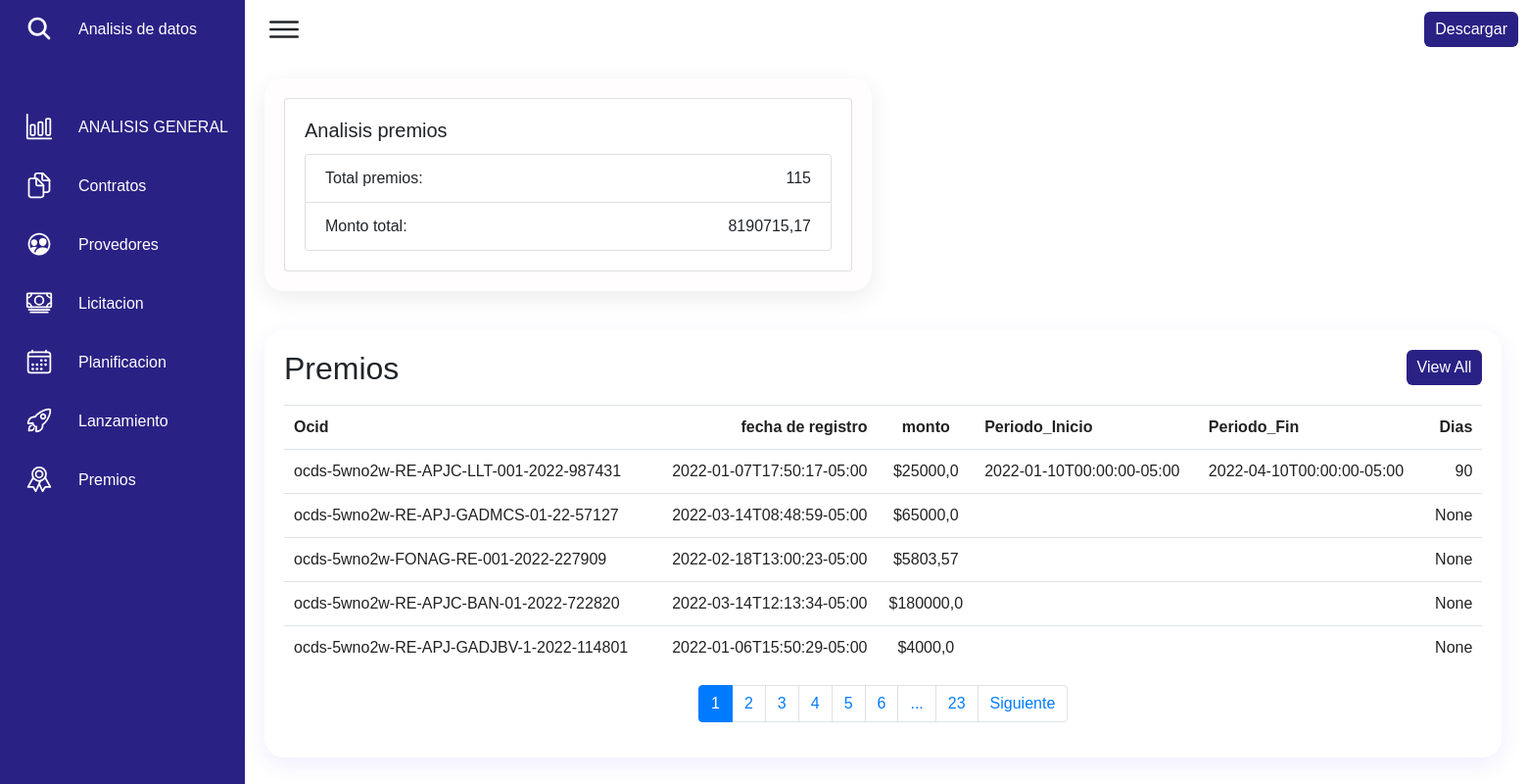
Page /premio on the committed database.
### cuerpo/models.py (models this page shows, shortened)
class Premios(models.Model):
    ocid = models.CharField(max_length=600, null=True)
    release_id = models.CharField(max_length=600, null=True)
    id = models.CharField(primary_key=True, max_length=600 )
    title = models.CharField(max_length=600, null=True)
    description = models.CharField(max_length=600, null=True)
    status = models.CharField(max_length=600, null=True)
    date = models.CharField(max_length=600, null=True)
    amount = models.FloatField(null=True)
    currency = models.CharField(max_length=20, null=True)
    correctedValue_amount = models.CharField(max_length=20, null=True)
    correctedValue_currency = models.CharField(max_length=20, null=True)
    enteredValue_amount = models.CharField(max_length=20, null=True)
    enteredValue_currency =  models.CharField(max_length=20, null=True)
    contractPeriod_startDate =models.CharField(max_length=600, null=True, blank=True)
    contractPeriod_endDate = models.CharField(max_length=600,null=True, blank=True)
    contractPeriod_maxExtentDate = models.CharField(max_length=600,null=True)
    contractPeriod_durationInDays = models.IntegerField(null=True, blank=True)

### cuerpo/views.py (the view)
# urls.py: path('premio', views.premio, name='premio'),
def premio(request):
    todo = Premios.objects.all()
    total_pre = todo.count()
    t_monto = todo.aggregate(total=Sum('amount'))['total']
    page = request.GET.get('page', 1)
    try:
        paginator = Paginator(todo, 5)
        todo = paginator.page(page)
    except:
        raise Http404
    prem = {'todo': todo, 'entity':todo, 'paginator': paginator, 'total_pre':total_pre, 't_monto':t_monto}
    return render(request, 'premio.html', prem)

### cuerpo/templates/premio.html (shortened to what this page needs)
<!DOCTYPE html>
{% load static %}
<html lang="en">
{% block head %}
    <link rel="stylesheet" href="https://cdn.jsdelivr.net/npm/bootstrap@4.0.0/dist/css/bootstrap.min.css">
    <link href="{% static 'css/menu.css' %}" rel="stylesheet" />
{% endblock head %}
<body>
        <div class="navigation">
            <ul>
                <li>
                    <a href="#">
                        <span class="icon">
                          <ion-icon name="search"></ion-icon>
                        </span>
                        <span class="title">Analisis de datos</span>
                    </a>
                </li>
                <li>
                    <a href="{% url 'base' %}">
                        <span class="icon">
                            <ion-icon name="bar-chart-outline"></ion-icon>
                        </span>
                        <span class="title">ANALISIS GENERAL</span>
                    </a>
                </li>
                <li >
                    <a href="{% url 'contrato' %}">
                        <span class="icon">
                            <ion-icon name="documents-outline"></ion-icon>
                        </span>
                        <span class="title">Contratos</span>
                    </a>
                </li>
                <li>
                    <a href="{% url 'provedores' %}">
                        <span class="icon">
                            <ion-icon name="people-circle-outline"></ion-icon>
                        </span>
                        <span class="title">Provedores</span>
                    </a>
                </li>
                <li>
                    <a href="{% url 'licitacion' %}">
                        <span class="icon">
                            <ion-icon name="cash-outline"></ion-icon>
                        </span>
                        <span class="title">Licitacion</span>
                    </a>
                </li>
                <li>
                    <a href="{% url 'planificacion' %}">
                        <span class="icon">
                            <ion-icon name="calendar-outline"></ion-icon>
                        </span>
                        <span class="title">Planificacion</span>
                    </a>
                </li>
                <li>
                    <a href="{% url 'lanzamiento' %}">
                        <span class="icon">
                            <ion-icon name="rocket-outline"></ion-icon>
                        </span>
                        <span class="title">Lanzamiento</span>
                    </a>
                </li>
                <li>
                    <a href="{% url 'premio' %}">
                        <span class="icon">
                            <ion-icon name="ribbon-outline"></ion-icon>
                        </span>
                        <span class="title">Premios</span>
                    </a>
                </li>
            </ul>
        </div>
        <div class="main">
            <div class="topbar">
                <div class="toggle">
                    <ion-icon name="menu-outline"></ion-icon>
                </div>
                <div class="cardHeader">
                  <a href="#" class="btn">Descargar</a>
              </div>
            </div>
           <div class="graphBox">
            <div class="box">
                <div class="card">
                    <div class="card-body">
                      <h5 class="card-title">Analisis premios</h5>
                      <ul class="list-group">
                        <li class="list-group-item d-flex justify-content-between align-items-center">
                          Total premios:
                          <span >{{total_pre}}</span>
                        </li>
                        <li class="list-group-item d-flex justify-content-between align-items-center">
                            Monto total:
                        <span >{{t_monto}}</span>
                        </li>
                      </ul>
                    </div>
                  </div>
            </div>
        </div>
            <div class="details">
                <div class="recentOrders">
                  <div class="table-responsive">
                    <div class="cardHeader">
                        <h2>Premios</h2>
                        <a href="#" class="btn">View All</a>
                    </div>
                    <table class="table">
                        <thead>
                            <tr>
                                <td>Ocid</td>
                                <td>fecha de registro</td>
                                <td>monto</td>
                                <td>Periodo_Inicio</td>
                                <td>Periodo_Fin</td>
                                <td>Dias</td>
                            </tr>
                        </thead>
                            {% for premio in entity %}
                            <tr>
                                <td>{{premio.ocid}}</td>
                                <td>{{premio.date}}</td>
                                <td>${{premio.amount}}</td>
                                <td>{{premio.contractPeriod_startDate}}</td>
                                <td>{{premio.contractPeriod_endDate}}</td>
                                <td>{{premio.contractPeriod_durationInDays}}</td>
                            </tr>
                            {% endfor %}
                    </table>
                    <div>
                        {% include 'paginacion.html' %}
                    </div>
                    </div>
                </div>
            </div>
        </div>
</body>
</html>

### cuerpo/static/css/menu.css (style rules this page uses)
* { margin: 0; padding: 0; box-sizing: border-box; }
body { background: #EAEBEF; font-family: 'Poppins' , sans-serif ; }
.main { width: 230px; }
* { font-family: "Ubuntu", sans-serif; margin: 0; padding: 0; box-sizing: border-box; }
:root { --blue: #2a2185; --white: #fff; --gray: #f5f5f5; --black1: #222; --black2: #999; }
body { min-height: 100vh; overflow-x: hidden; }
.navigation { position: fixed; width: 250px; height: 100%; background: var(--blue); border-left: 10px solid var(--blue); transition: 0.5s; overflow: hidden; }
.navigation ul { position: absolute; top: 0; left: 0; width: 100%; }
.navigation ul li { position: relative; width: 100%; list-style: none; border-top-left-radius: 30px; border-bottom-left-radius: 30px; }
.navigation ul li:nth-child(1) { margin-bottom: 40px; pointer-events: none; }
.navigation ul li a { position: relative; display: block; width: 100%; display: flex; text-decoration: none; color: var(--white); }
.navigation ul li a .icon { position: relative; display: block; min-width: 60px; height: 60px; line-height: 75px; text-align: center; }
.navigation ul li a .icon ion-icon { font-size: 1.75rem; }
.navigation ul li a .title { position: relative; display: block; padding: 0 10px; height: 60px; line-height: 60px; text-align: start; white-space: nowrap; }
.main { position: absolute; width: calc(100% - 250px); left: 250px; min-height: 100vh; background: var(--white); transition: 0.5s; }
.topbar { width: 100%; height: 60px; display: flex; justify-content: space-between; align-items: center; padding: 0 10px; }
.toggle { position: relative; width: 60px; height: 60px; display: flex; justify-content: center; align-items: center; font-size: 2.5rem; cursor: pointer; }
.graphBox { position: relative; width: 100%; padding: 20px; display: grid; grid-template-columns: 1fr 1fr; grid-gap: 30px; min-height: 200px; }
.graphBox .box { position: relative; background: #fffdfd; padding: 20px; width: 100%; box-shadow: 0 7px 25px rgba(0, 0, 0, 0.08); border-radius: 20px; }
.details { position: relative; width: 150%; padding: 20px; display: grid; grid-template-columns: 2fr 1fr; grid-gap: 30px; }
.details .recentOrders { position: relative; display: grid; min-height: 200px; background: var(--white); padding: 20px; box-shadow: 0 7px 25px rgba(67, 28, 243, 0.08); border-radius: 20px; }
.details .cardHeader { display: flex; justify-content: space-between; align-items: flex-start; }
.cardHeader .btn { position: relative; padding: 5px 10px; background: var(--blue); text-decoration: none; color: var(--white); border-radius: 6px; }
.details table { width: 100%; border-collapse: collapse; margin-top: 10px; }
.details table thead td { font-weight: 600; }
.details .recentOrders table tr { color: var(--black1); border-bottom: 1px solid rgba(0, 0, 0, 0.1); }
.details .recentOrders table tr:last-child { border-bottom: none; }
.details .recentOrders table tr td { padding: 10px; }
.details .recentOrders table tr td:last-child { text-align: end; }
.details .recentOrders table tr td:nth-child(2) { text-align: end; }
.details .recentOrders table tr td:nth-child(3) { text-align: center; }

### rows in the picture
Premios: ocid "ocds-5wno2w-RE-APJC-LLT-001-2022-987431", date "2022-01-07T17:50:17-05:00", amount "25000,0", contractPeriod_startDate "2022-01-10T00:00:00-05:00", contractPeriod_endDate "2022-04-10T00:00:00-05:00", contractPeriod_durationInDays "90"
Premios: ocid "ocds-5wno2w-RE-APJ-GADMCS-01-22-57127", date "2022-03-14T08:48:59-05:00", amount "65000,0", contractPeriod_durationInDays "None"
Premios: ocid "ocds-5wno2w-FONAG-RE-001-2022-227909", date "2022-02-18T13:00:23-05:00", amount "5803,57", contractPeriod_durationInDays "None"
Premios: ocid "ocds-5wno2w-RE-APJC-BAN-01-2022-722820", date "2022-03-14T12:13:34-05:00", amount "180000,0", contractPeriod_durationInDays "None"
Premios: ocid "ocds-5wno2w-RE-APJ-GADJBV-1-2022-114801", date "2022-01-06T15:50:29-05:00", amount "4000,0", contractPeriod_durationInDays "None"

### other values in the picture
{{ total_pre }} "115"
{{ t_monto }} "8190715,17"
{{ page }} "1" "2" "3" "4" "5" "6"
{{ paginator.num_pages }} "23"
